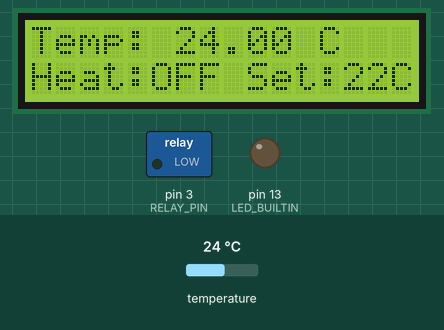
A sketch run on a simulated Arduino Uno, built with avr-gcc and run on an emulated ATmega328P. Parts: 16×2 character LCD, switched loads named in the sketch (green lamp = pin HIGH), output pins drawn as LEDs (lit = HIGH). Inputs (shaded band) come from the test bench; at power-on: temperature 24 °C. What the sketch prints to the serial monitor is not drawn.

Above: at 1.2 s.
1.3 s: temperature set to 22.2 °C
At 3.5 s:
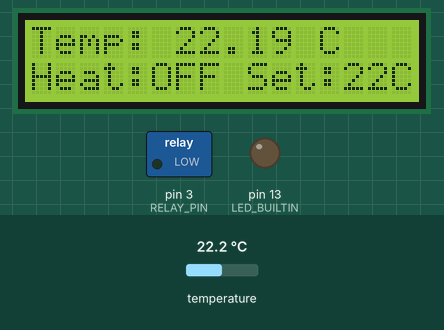
4.1 s: temperature set to 20.7 °C
At 4.9 s:
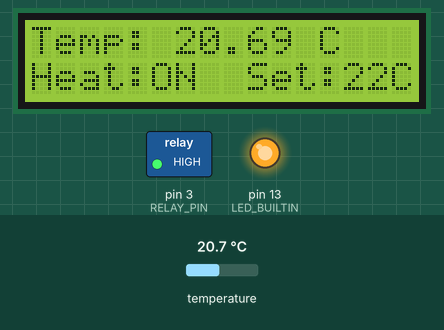
6.6 s: temperature set to 12 °C
At 9.0 s:
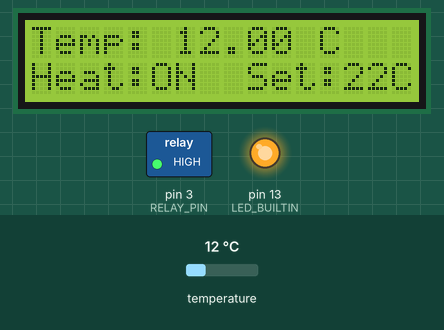
Timing chart, 0 to 10.5 s (numbered marks = the images above; inputs shaded):
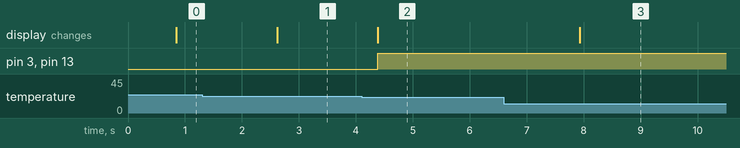

Measured:
- the behaviour switches between 21.6 and 21.5 °C on temperature (found by bisection; images 1 and 2)
- after the input at 1.3 s, the display: changes after 1.3 s (image 1)
- after the input at 4.1 s, pin 3 (RELAY_PIN), pin 13 (LED_BUILTIN): LOW → HIGH after 0.28 s; the display: changes after 0.29 s (image 2)
- after the input at 6.6 s, the display: changes after 1.3 s (image 3)

The sketch:

thermostat.ino
```cpp
// Closed-loop thermostat: read a DS18B20, switch a relay (heater) to hold a
// setpoint with hysteresis, and show live status on the 1602 LCD Keypad Shield
// while also printing to serial. Combines the ds18b20, lcd-shield and relay
// PoCs into one non-overlapping pin map.
//
// Pin map (no overlaps):
//   D2        DS18B20 data (4.7k pull-up between data and 5V; parasitic NOT used)
//   D3        relay IN/CH (Omron G3MB-202P module, active-HIGH)
//   D4-D7     LCD data   (shield)
//   D8, D9    LCD RS, E  (shield)
//   D10       LCD backlight (shield) -- left untouched, default-on. If the
//             screen comes up dark, add: pinMode(10, OUTPUT); digitalWrite(10, HIGH);
//   D13       LED_BUILTIN -- diagnostic mirror of the relay state
//   A0        buttons, all 5 on one analog resistor ladder (shield) -- unused here
//   A1-A5, D11, D12   free
//
// NOTE: the standalone relay.ino sets RELAY_PIN = 2, which would collide with
// the DS18B20 on D2. This PoC uses D3 (matching relay.ino's own wiring comment).
//
// Control law: heater ON below (setpoint - band/2), OFF above (setpoint + band/2),
// hold state in between. The band prevents the relay chattering around the target.
//
// Known limitation: blocking delay(1000) loop; the 12-bit conversion inside
// requestTemperatures() also blocks ~750ms. Fine for a slow thermal load.

#include <LiquidCrystal.h>
#include <OneWire.h>
#include <DallasTemperature.h>

// --- Thermostat tuning ------------------------------------------------------
const float SETPOINT_C   = 22.0;   // target temperature
const float HYSTERESIS_C = 1.0;    // total dead band around the setpoint
const float ON_BELOW_C   = SETPOINT_C - HYSTERESIS_C / 2.0;  // 21.5: turn heat ON
const float OFF_ABOVE_C  = SETPOINT_C + HYSTERESIS_C / 2.0;  // 22.5: turn heat OFF

// --- Relay ------------------------------------------------------------------
const uint8_t RELAY_PIN = 3;
const bool RELAY_ACTIVE_HIGH = true;

void relayOn()  { digitalWrite(RELAY_PIN, RELAY_ACTIVE_HIGH ? HIGH : LOW); }
void relayOff() { digitalWrite(RELAY_PIN, RELAY_ACTIVE_HIGH ? LOW : HIGH); }

// --- LCD + sensor -----------------------------------------------------------
LiquidCrystal lcd(8, 9, 4, 5, 6, 7);

const int ONE_WIRE_BUS = 2;
OneWire oneWire(ONE_WIRE_BUS);
DallasTemperature sensors(&oneWire);

bool heating = false;   // current relay/heater state (held across loops)

void setup() {
  Serial.begin(9600);
  sensors.begin();

  pinMode(RELAY_PIN, OUTPUT);
  pinMode(LED_BUILTIN, OUTPUT);
  relayOff();
  digitalWrite(LED_BUILTIN, LOW);

  lcd.begin(16, 2);
  lcd.print("Temp: reading...");
}

// Mirror the heating flag onto the relay and the diagnostic LED.
void applyHeat(bool on) {
  heating = on;
  if (on) relayOn(); else relayOff();
  digitalWrite(LED_BUILTIN, on ? HIGH : LOW);
}

void loop() {
  sensors.requestTemperatures();
  float tempC = sensors.getTempCByIndex(0);

  if (tempC == DEVICE_DISCONNECTED_C) {
    // Fail safe: no reading -> heater OFF.
    applyHeat(false);
    Serial.println("Error: DS18B20 not found");
    lcd.setCursor(0, 0);
    lcd.print("Sensor error    ");
    lcd.setCursor(0, 1);
    lcd.print("Heat:OFF Set:");
    lcd.print((int)SETPOINT_C);
    lcd.print("C");
    delay(1000);
    return;
  }

  // Hysteresis control: only flip near the band edges, hold in between.
  if (tempC <= ON_BELOW_C) {
    applyHeat(true);
  } else if (tempC >= OFF_ABOVE_C) {
    applyHeat(false);
  }

  // Serial: temperature + heater state.
  Serial.print(tempC);
  Serial.print(" C  Heat:");
  Serial.println(heating ? "ON" : "OFF");

  // LCD line 1: temperature. Trailing spaces wipe stale digits.
  lcd.setCursor(0, 0);
  lcd.print("Temp: ");
  lcd.print(tempC);
  lcd.print(" C   ");

  // LCD line 2: heater state + setpoint. Fixed 16-char layout.
  lcd.setCursor(0, 1);
  lcd.print("Heat:");
  lcd.print(heating ? "ON " : "OFF");
  lcd.print(" Set:");
  lcd.print((int)SETPOINT_C);
  lcd.print("C");

  delay(1000);
}
```
